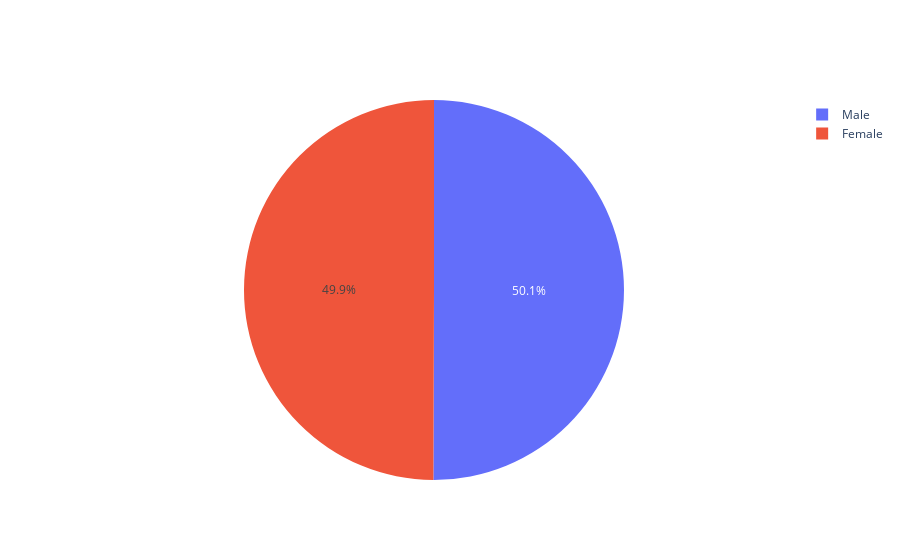

Here is the notebook cell this chart was saved with:
### Code cell
import plotly.graph_objects as go

labels = ['Male','Female']
values = gender_list

fig = go.Figure(data=[go.Pie(labels=labels, values=values)])
fig.show()

### Figure 1 — Plotly figure (JSON) as saved in the notebook; plotly's stock layout.template omitted (floating-point values rounded to 4 significant figures)
{"data": [{"labels": ["Male", "Female"], "type": "pie", "values": [118879, 118640]}], "layout": {}}
